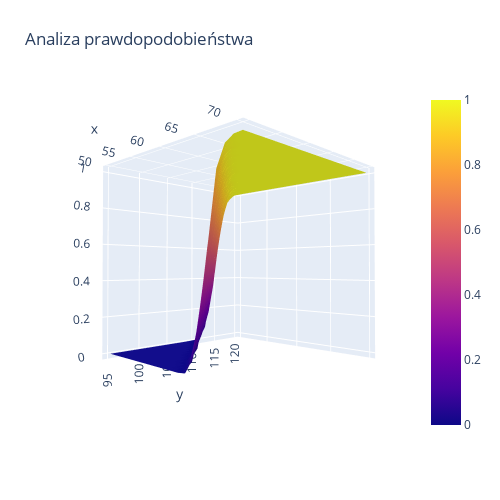

Write notebook code for a chart like this one.
### Code cell
using PlotlyJS


price_generated_A = 5.0
price_generated_B = 7.0
std_price_A = 0.05
std_price_B = 0.1
exchange_rate = avg_exchange_rate
std_exchange_rate = 0.05
salary = 7000.0
fuel_price = 4.6
fuel_variance = 0.01
fuel_consumption = 200.0
num_employees = 4
employee_salary = 4500.0
rent = 6000.0
demand_A = 500.0
demand_B = 400.0
std_demand_A = 20.0
std_demand_B = 30.0
polish_price_A = 50.0:1:70.0
polish_price_B = 95.0:1:120.0
liczba_powtorzen = 1000

heatmap_data = zeros(length(polish_price_A), length(polish_price_B))

for (i, A) in enumerate(polish_price_A)
    for (j, B) in enumerate(polish_price_B)
        wynik = wywolanie(price_generated_A, price_generated_B, std_price_A, std_price_B, exchange_rate, std_exchange_rate, salary, fuel_price, fuel_variance, fuel_consumption, num_employees, employee_salary, rent, demand_A, demand_B, std_demand_A, std_demand_B, A, B, liczba_powtorzen)
        prawd = wynik.probability
        heatmap_data[i, j] = prawd
    end
end

layout = Layout(
    title="Analiza prawdopodobieństwa", 
    autosize=false,
    width=500, height=500,
    margin=attr(l=65, r=50, b=65, t=90)
)
PlotlyJS.plot(surface(z=heatmap_data, x=polish_price_A, y=polish_price_B), layout)

### Figure 1 — Plotly figure (JSON) as saved in the notebook; plotly's stock layout.template omitted (floating-point values rounded to 4 significant figures; data arrays with more than 128 entries replaced by an {"elided": "..."} marker saying what was removed)
{"data": [{"type": "surface", "x": [50, 51, 52, 53, 54, 55, 56, 57, 58, 59, 60, 61, 62, 63, 64, 65, 66, 67, 68, 69, 70], "y": [95, 96, 97, 98, 99, 100, 101, 102, 103, 104, 105, 106, 107, 108, 109, 110, 111, 112, 113, 114, 115, 116, 117, 118, 119, 120], "z": {"elided": "26x21 float values"}}], "layout": {"autosize": false, "height": 500, "margin": {"b": 65, "l": 65, "r": 50, "t": 90}, "scene": {"aspectmode": "auto", "aspectratio": {"x": 1, "y": 1, "z": 1}, "camera": {"center": {"x": 0, "y": 0, "z": 0}, "eye": {"x": 1.502, "y": -1.559, "z": -0.0307}, "projection": {"type": "perspective"}, "up": {"x": 0, "y": 0, "z": 1}}}, "title": {"text": "Analiza prawdopodobieństwa"}, "width": 500}}
